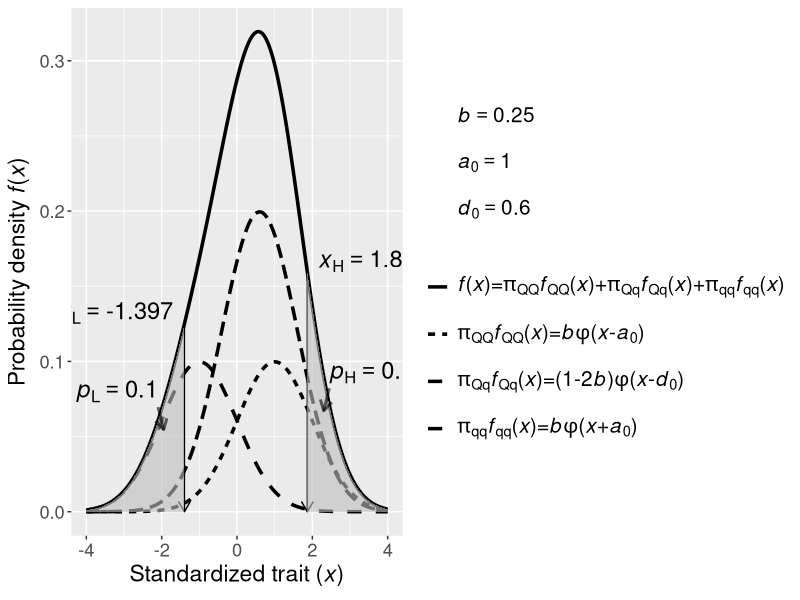

Recreate this plot in R.
library(ggplot2)
library(RColorBrewer)
library(reshape2)

# global
a0 <- 1
d0 <- 0.6
b  <- 0.25
pL <- 0.1
pH <- 1 - 0.1

# global options for calculating cut point
STEP  <- 1;
THETA <- 1E-10;

########################################################
## functions: bi-search cut point
########################################################
#
cal_selection_proportion <- function(b, a, d, x0){
  p <- b*pnorm(x0-a) + (1-2*b)*pnorm(x0-d) + b*pnorm(x0+a);
  return(p);
}

#
bisearch_cut_point <- function(b, a, d, p0){
  L <- -2;
  R <- 2;
  #
  pl <- cal_selection_proportion(b, a, d, L);
  while( (pl-p0) > 0 ){
    L <- L-STEP;
    pl<- cal_selection_proportion(b, a, d, L);
  }
  
  #
  pr <- cal_selection_proportion(b, a, d, R);
  while( (pr-p0) < 0 ){
    R <- R+STEP;
    pr<- cal_selection_proportion(b, a, d, R);
  }
  #
  x0<- (L+R)/2;
  p <- cal_selection_proportion(b, a, d, x0);
  #print(paste(L,pl,R,pr,x0,p));
  #
  while( abs(p-p0)>THETA*p0 ){
    if( (p-p0)<0 ) L<-x0;
    if( (p-p0)>0 ) R<-x0;
    x0 <- (L+R)/2;
    p <- cal_selection_proportion(b, a, d, x0);
    #print(paste(L,pl,R,pr,x0,p));
  }
  return(x0);
}

cal_y1 <- function(x, a0, d0){
  b/(sqrt(2*pi)*exp((x+a0)^2/2) )
}

cal_y2 <- function(x, a0, d0){
  (1-2*b)/(sqrt(2*pi)*exp((x-d0)^2/2) )
}

cal_y3 <- function(x, a0, d0){
  b/(sqrt(2*pi)*exp((x-a0)^2/2) )
}

cal_fx <- function(x, a0, d0){
  cal_y1(x, a0, d0) + cal_y2(x, a0, d0) + cal_y3(x, a0, d0)
}
########################################################
## main
########################################################
#
x <- seq(-4, 4, by = 0.001)

#
#y1 <- b/(sqrt(2*pi)*exp((x+a0)^2/2) )       # qq
#y2 <- (1-2*b)/(sqrt(2*pi)*exp((x-d0)^2/2) ) # Qq
#y3 <- b/(sqrt(2*pi)*exp((x-a0)^2/2) )       # QQ
y1 <- cal_y1(x, a0, d0)
y2 <- cal_y2(x, a0, d0)
y3 <- cal_y3(x, a0, d0)

#
dat <- data.frame(y1, y2, y3)
dat <- cbind(x, dat, fx = rowSums(dat) )

xL <- bisearch_cut_point(b, a0, d0, pL)
xH <- bisearch_cut_point(b, a0, d0, pH)
sum(dat$fx[dat$x<xL])/sum(dat$fx)
sum(dat$fx[dat$x>xH])/sum(dat$fx)

yL <- cal_y1(xL,a0,d0) + cal_y2(xL,a0,d0) + cal_y3(xL,a0,d0)
yH <- cal_y1(xH,a0,d0) + cal_y2(xH,a0,d0) + cal_y3(xH,a0,d0)

#
#plot(x = dat$x, y = dat$fx,
#     type = "l", lwd = 2, col = "red",
#     xlab = "x",
#     ylab = "f(x)",
#     panel.first = grid()
#)
#points(x = dat$x, y = dat$y1, type = "l", lwd = 2, lty = 2, col = "blue")
#points(x = dat$x, y = dat$y2, type = "l", lwd = 2, lty = 2, col = "green")
#points(x = dat$x, y = dat$y3, type = "l", lwd = 2, lty = 2, col = "orange")
#abline(v = xL)
#abline(v = xH)

#
#CLR <- c("firebrick1", "forestgreen", "darkviolet", "dodgerblue4")
#p <- ggplot(data = dat, aes(x = x, y = fx) ) + geom_line(color = "firebrick1", lwd = 1.5)
#p <- p + geom_line(data = dat, aes(x = x, y = y1), color = "forestgreen", lwd = 1.2, lty = 2)
#p <- p + geom_line(data = dat, aes(x = x, y = y2), color = "darkviolet", lwd = 1.2, lty = 2)
#p <- p + geom_line(data = dat, aes(x = x, y = y3), color = "dodgerblue4", lwd = 1.2, lty = 2)
#p

# reshape data
melt_data <- melt(
  data = dat, 
  id.vars = "x", # "Standardized trait (x)"
  variable.name = "distribution", # , 
  value.name = "y", # "Probability density (y)", 
  measure.vars = c("y1", "y2", "y3", "fx")
)


p <- ggplot(data = melt_data, aes(x, y) ) + geom_line(size = 1.2, aes(linetype = distribution) )
#
#p <- p + theme_minimal()

# title and labels
#p <- p + ggtitle("Mixture distribution") + theme(plot.title = element_text(hjust = 0.5, size = rel(1.8)) )
p <- p + xlab(expression (paste("Standardized trait (", italic("x"),")", sep = "") ) )
p <- p + ylab(expression (paste("Probability density ",italic(f), "(", italic(x), ")", sep = "") ) )
p <- p + theme(axis.title = element_text(size = rel(1.5) ), axis.text = element_text(size = rel(1.2)) )

# text
#p <- p + annotate("text", x = min(dat$x), y = max(dat$fx), hjust = 0, vjust = 1, label = "Set:")
#eqn_b  <- as.character( as.expression(substitute(italic("b")==b, list(b = b) ) ) )
#p <- p + annotate("text", x = max(dat$x), y = max(dat$fx)*0.92, hjust = 1, vjust = 1, label = eqn_b, parse = TRUE )
#eqn_a0 <- as.character( as.expression(substitute(italic("a")[0]==a0, list(a0 = a0) ) ) )
#p <- p + annotate("text", x = max(dat$x), y = max(dat$fx)*0.84, hjust = 1, vjust = 1, label = eqn_a0, parse = TRUE )
#eqn_d0 <- as.character( as.expression(substitute(italic("d")[0]==d0, list(d0 = d0) ) ) )
#p <- p + annotate("text", x = max(dat$x), y = max(dat$fx)*0.76, hjust = 1, vjust = 1, label = eqn_d0, parse = TRUE )

# legend
lab.y3 <- expression(paste(pi[QQ], italic(f)[QQ], "(",italic(x),")=", italic(b), italic(phi), "(", italic(x), "-", italic(a)[0], ")", sep = "") )
lab.y2 <- expression(paste(pi[Qq], italic(f)[Qq], "(",italic(x),")=(", "1-2", italic(b), ")", italic(phi), "(", italic(x), "-", italic(d)[0], ")", sep = "") )
lab.y1 <- expression(paste(pi[qq], italic(f)[qq], "(",italic(x),")=", italic(b), italic(phi), "(", italic(x), "+", italic(a)[0], ")", sep = "") )
lab.fx <- expression(paste(italic(f), "(",italic(x),")=", pi[QQ], italic(f)[QQ], "(",italic(x),")+", pi[Qq], italic(f)[Qq], "(",italic(x),")+", pi[qq], italic(f)[qq], "(",italic(x),")", sep = "") )
#p <- p + scale_colour_discrete(name = "Distribution curve:", breaks = c("fx", "y3", "y2", "y1"), labels = c(lab.fx, lab.y3, lab.y2, lab.y1) )
#p <- p + scale_colour_discrete(
#  name = "Distribution curve:",  
#  breaks = c("fx", "y3", "y2", "y1"), 
#  labels = c(lab.fx, lab.y3, lab.y2, lab.y1) 
#)
p <- p + scale_linetype_discrete(
  name = NULL,
  limits = c("fx", "y3", "y2", "y1"),
  breaks = c("fx", "y3", "y2", "y1"), 
  labels = c(lab.fx, lab.y3, lab.y2, lab.y1)
)
p <- p + geom_point(data = data.frame(xx=c(0, 0, 0), parameters=c("bb", "aa", "dd"), yy=c(0, 0, 0)), aes(x=xx, y=yy, fill = parameters), alpha = 0.001 ) 
eqn_b  <- substitute(paste(italic("b")=="", b, sep = ""), list(b=b) )
eqn_a0 <- substitute(paste(italic("a")[0]=="", a0, sep = ""), list(a0=a0) )
eqn_d0 <- substitute(paste(italic("d")[0]=="", d0, sep = ""), list(d0=d0) )
p <- p + scale_fill_discrete(name = NULL, breaks = c("bb", "aa", "dd"), labels = c(eqn_b, eqn_a0, eqn_d0) )
# theme of legend
#p <- p + theme(legend.position = c(0.01,0.98), legend.justification = c(0,1) )
#p <- p + theme(legend.background = element_rect(fill = "white", color = "black") )
p <- p + theme(legend.text = element_text(size = rel(1.36) ), legend.title = element_text(size = rel(1.5) ) )
p <- p + theme(legend.key = element_rect(fill = NA) )
p <- p + theme(legend.key.height = unit(1.2, "cm"), legend.text.align = 0)

#
eqn_xL <- as.character( as.expression(substitute(italic("x")["L"]==xL, list(xL = sprintf("%.3f",xL) ) ) ) )
p <- p + annotate("text", x = xL, y = yL, hjust = 1.1, vjust = 0, label = eqn_xL, parse = TRUE, size = 6 )
eqn_xH <- as.character( as.expression(substitute(italic("x")["H"]==xH, list(xH = sprintf("%.3f",xH) ) ) ) )
p <- p + annotate("text", x = xH, y = yH, hjust = -0.1, vjust = 0, label = eqn_xH, parse = TRUE, size = 6 )
# draw arrow
p <- p + annotate("segment", x = xL, xend = xL, y = yL, yend = 0, arrow = arrow(length = unit(0.3, "cm") ), color = "black", size = 0.5)
p <- p + annotate("segment", x = xH, xend = xH, y = yH, yend = 0, arrow = arrow(length = unit(0.3, "cm") ), color = "black", size = 0.5)

# draw area
data_xL <- data.frame(x = seq(min(dat$x), xL, by = 0.001))
data_xL$y <- cal_fx(data_xL$x, a0, d0)
#p <- p + geom_area(data = data_xL, aes(x, y), fill = "firebrick1", alpha = 0.3)
p <- p + geom_area(data = data_xL, aes(x, y), fill = "grey", alpha = 0.6)

data_xH <- data.frame(x = seq(xH, max(dat$x), by = 0.001))
data_xH$y <- cal_fx(data_xH$x, a0, d0)
#p <- p + geom_area(data = data_xH, aes(x, y), fill = "steelblue2", alpha = 0.3)
p <- p + geom_area(data = data_xH, aes(x, y), fill = "grey", alpha = 0.6)
#
#fx_area <- function(min, max, a0, d0){
#  function(x){
#    y <- cal_fx(xx, a0, d0)
#    y[x<min | x>max] <- NA
#    return(y)
#  }
#}
#p <- p + stat_function(data = ,fun = fx_area(min(dat$x), xL, a0, d0), geom = "area", fill = "firebrick", alpha = 0.25 )
#p <- p + stat_function(fun = fx_area(xH, max(dat$x), a0, d0), geom = "area", fill = "steelblue", alpha = 0.25 )
#p <- p + stat_function(fun = fx_area(xL, xH, a0, d0), geom = "area", fill = "forestgreen", alpha = 0.1)

#
xpL <- xL - (xL-min(dat$x))/4
ypL <- cal_y1(xpL, a0, d0) + cal_y2(xpL, a0, d0) + cal_y3(xpL, a0, d0)
xpH <- xH + (max(dat$x)-xH)/4
ypH <- cal_y1(xpH, a0, d0) + cal_y2(xpH, a0, d0) + cal_y3(xpH, a0, d0)
#
eqn_pL <- as.character( as.expression(substitute(italic("p")["L"]==pL, list(pL = pL ) ) ) )
eqn_pH <- as.character( as.expression(substitute(italic("p")["H"]==pH, list(pH = 1-pH ) ) ) )
p <- p + annotate("text", x = xpL-0.05, y = ypL+0.008, hjust = 1, vjust = 0, label = eqn_pL, parse = TRUE, size = 6 )
p <- p + annotate("text", x = xpH+0.05, y = ypH+0.008, hjust = 0, vjust = 0, label = eqn_pH, parse = TRUE, size = 6 )
p <- p + annotate("segment", x = xpL-0.05, xend = xpL+0.1, y = ypL+0.005, yend = ypL-0.01, arrow = arrow(length = unit(0.3, "cm") ), color = "black", size = 1, alpha = 0.6)
p <- p + annotate("segment", x = xpH+0.05, xend = xpH-0.1, y = ypH+0.005, yend = ypH-0.01, arrow = arrow(length = unit(0.3, "cm") ), color = "black", size = 1, alpha = 0.6)
#p <- p + annotate("text", x = min(dat$x), y = max(dat$fx)*0.68, hjust = 0, vjust = 1, label = eqn_pL, parse = TRUE )
#p <- p + annotate("text", x = min(dat$x), y = max(dat$fx)*0.60, hjust = 0, vjust = 1, label = eqn_pH, parse = TRUE )

#
#p <- p + annotate("text", x = min(dat$x)+1, y = max(dat$fx), hjust = 0, vjust = 1, label = "Solve:" )
#p <- p + annotate("text", x = min(dat$x)+1, y = max(dat$fx)*0.92, hjust = 0, vjust = 1, label = eqn_xL, parse = TRUE )
#p <- p + annotate("text", x = min(dat$x)+1, y = max(dat$fx)*0.84, hjust = 0, vjust = 1, label = eqn_xH, parse = TRUE )

# save
file_tiff <- paste("mixture_distribution_b_is_", b, "_a0_is_", a0, "_d0_is_", d0, ".tiff", sep = "")
ggsave(file_tiff, width = 12, height = 5, device = "tiff", dpi = 500, compression = "lzw")



